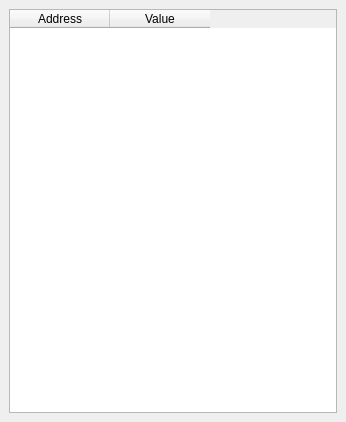
<?xml version="1.0" encoding="UTF-8"?>
<ui version="4.0">
 <class>StackWidget</class>
 <widget class="QDockWidget" name="StackWidget">
  <property name="geometry">
   <rect>
    <x>0</x>
    <y>0</y>
    <width>346</width>
    <height>422</height>
   </rect>
  </property>
  <property name="font">
   <font>
    <weight>75</weight>
    <bold>true</bold>
   </font>
  </property>
  <property name="windowTitle">
   <string>Stack</string>
  </property>
  <widget class="QWidget" name="dockWidgetContents">
   <layout class="QVBoxLayout" name="verticalLayout">
    <item>
     <widget class="QTableWidget" name="m_tbl_stack">
      <property name="showGrid">
       <bool>true</bool>
      </property>
      <property name="gridStyle">
       <enum>Qt::SolidLine</enum>
      </property>
      <property name="columnCount">
       <number>2</number>
      </property>
      <column>
       <property name="text">
        <string>Address</string>
       </property>
      </column>
      <column>
       <property name="text">
        <string>Value</string>
       </property>
      </column>
     </widget>
    </item>
   </layout>
  </widget>
 </widget>
 <resources/>
 <connections/>
</ui>
